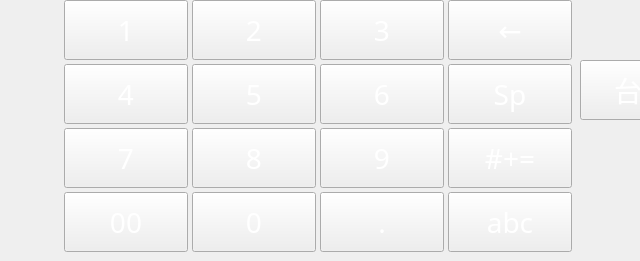
     <widget class="QWidget" name="widget_sub" native="true">
      <property name="geometry">
       <rect>
        <x>0</x>
        <y>400</y>
        <width>640</width>
        <height>261</height>
       </rect>
      </property>
      <property name="styleSheet">
       <string notr="true">/*font: 21pt &quot;微软雅黑&quot;;*/</string>
      </property>
      <widget class="QPushButton" name="btn1">
       <property name="geometry">
        <rect>
         <x>64</x>
         <y>0</y>
         <width>124</width>
         <height>60</height>
        </rect>
       </property>
       <property name="sizePolicy">
        <sizepolicy hsizetype="Ignored" vsizetype="Expanding">
         <horstretch>0</horstretch>
         <verstretch>0</verstretch>
        </sizepolicy>
       </property>
       <property name="font">
        <font>
         <family>微软雅黑</family>
         <pointsize>21</pointsize>
         <weight>50</weight>
         <italic>false</italic>
         <bold>false</bold>
        </font>
       </property>
       <property name="focusPolicy">
        <enum>Qt::NoFocus</enum>
       </property>
       <property name="styleSheet">
        <string notr="true">QPushButton {
	color: rgb(255, 255, 255);
border-image:url(:/res/res/mode_button_n.png);
/*color:#7CA6C9;*/
}

QPushButton:pressed{
border-image:url(:/res/res/mode_button_s.png);
}</string>
       </property>
       <property name="text">
        <string>1</string>
       </property>
      </widget>
      <widget class="QPushButton" name="btn2">
       <property name="geometry">
        <rect>
         <x>192</x>
         <y>0</y>
         <width>124</width>
         <height>60</height>
        </rect>
       </property>
       <property name="sizePolicy">
        <sizepolicy hsizetype="Ignored" vsizetype="Expanding">
         <horstretch>0</horstretch>
         <verstretch>0</verstretch>
        </sizepolicy>
       </property>
       <property name="font">
        <font>
         <family>微软雅黑</family>
         <pointsize>21</pointsize>
         <weight>50</weight>
         <italic>false</italic>
         <bold>false</bold>
        </font>
       </property>
       <property name="focusPolicy">
        <enum>Qt::NoFocus</enum>
       </property>
       <property name="styleSheet">
        <string notr="true">QPushButton {
	color: rgb(255, 255, 255);
border-image:url(:/res/res/mode_button_n.png);
/*color:#7CA6C9;*/
}

QPushButton:pressed{
border-image:url(:/res/res/mode_button_s.png);
}</string>
       </property>
       <property name="text">
        <string>2</string>
       </property>
      </widget>
      <widget class="QPushButton" name="btn3">
       <property name="geometry">
        <rect>
         <x>320</x>
         <y>0</y>
         <width>124</width>
         <height>60</height>
        </rect>
       </property>
       <property name="sizePolicy">
        <sizepolicy hsizetype="Ignored" vsizetype="Expanding">
         <horstretch>0</horstretch>
         <verstretch>0</verstretch>
        </sizepolicy>
       </property>
       <property name="font">
        <font>
         <family>微软雅黑</family>
         <pointsize>21</pointsize>
         <weight>50</weight>
         <italic>false</italic>
         <bold>false</bold>
        </font>
       </property>
       <property name="focusPolicy">
        <enum>Qt::NoFocus</enum>
       </property>
       <property name="styleSheet">
        <string notr="true">QPushButton {
	color: rgb(255, 255, 255);
border-image:url(:/res/res/mode_button_n.png);
/*color:#7CA6C9;*/
}

QPushButton:pressed{
border-image:url(:/res/res/mode_button_s.png);
}</string>
       </property>
       <property name="text">
        <string>3</string>
       </property>
      </widget>
      <widget class="QPushButton" name="btn4">
       <property name="geometry">
        <rect>
         <x>64</x>
         <y>64</y>
         <width>124</width>
         <height>60</height>
        </rect>
       </property>
       <property name="sizePolicy">
        <sizepolicy hsizetype="Ignored" vsizetype="Expanding">
         <horstretch>0</horstretch>
         <verstretch>0</verstretch>
        </sizepolicy>
       </property>
       <property name="font">
        <font>
         <family>微软雅黑</family>
         <pointsize>21</pointsize>
         <weight>50</weight>
         <italic>false</italic>
         <bold>false</bold>
        </font>
       </property>
       <property name="focusPolicy">
        <enum>Qt::NoFocus</enum>
       </property>
       <property name="styleSheet">
        <string notr="true">QPushButton {
	color: rgb(255, 255, 255);
border-image:url(:/res/res/mode_button_n.png);
/*color:#7CA6C9;*/
}

QPushButton:pressed{
border-image:url(:/res/res/mode_button_s.png);
}</string>
       </property>
       <property name="text">
        <string>4</string>
       </property>
      </widget>
      <widget class="QPushButton" name="btn5">
       <property name="geometry">
        <rect>
         <x>192</x>
         <y>64</y>
         <width>124</width>
         <height>60</height>
        </rect>
       </property>
       <property name="sizePolicy">
        <sizepolicy hsizetype="Ignored" vsizetype="Expanding">
         <horstretch>0</horstretch>
         <verstretch>0</verstretch>
        </sizepolicy>
       </property>
       <property name="font">
        <font>
         <family>微软雅黑</family>
         <pointsize>21</pointsize>
         <weight>50</weight>
         <italic>false</italic>
         <bold>false</bold>
        </font>
       </property>
       <property name="focusPolicy">
        <enum>Qt::NoFocus</enum>
       </property>
       <property name="styleSheet">
        <string notr="true">QPushButton {
	color: rgb(255, 255, 255);
border-image:url(:/res/res/mode_button_n.png);
/*color:#7CA6C9;*/
}

QPushButton:pressed{
border-image:url(:/res/res/mode_button_s.png);
}</string>
       </property>
       <property name="text">
        <string>5</string>
       </property>
      </widget>
      <widget class="QPushButton" name="btn6">
       <property name="geometry">
        <rect>
         <x>320</x>
         <y>64</y>
         <width>124</width>
         <height>60</height>
        </rect>
       </property>
       <property name="sizePolicy">
        <sizepolicy hsizetype="Ignored" vsizetype="Expanding">
         <horstretch>0</horstretch>
         <verstretch>0</verstretch>
        </sizepolicy>
       </property>
       <property name="font">
        <font>
         <family>微软雅黑</family>
         <pointsize>21</pointsize>
         <weight>50</weight>
         <italic>false</italic>
         <bold>false</bold>
        </font>
       </property>
       <property name="focusPolicy">
        <enum>Qt::NoFocus</enum>
       </property>
       <property name="styleSheet">
        <string notr="true">QPushButton {
	color: rgb(255, 255, 255);
border-image:url(:/res/res/mode_button_n.png);
/*color:#7CA6C9;*/
}

QPushButton:pressed{
border-image:url(:/res/res/mode_button_s.png);
}</string>
       </property>
       <property name="text">
        <string>6</string>
       </property>
      </widget>
      <widget class="QPushButton" name="btn7">
       <property name="geometry">
        <rect>
         <x>64</x>
         <y>128</y>
         <width>124</width>
         <height>60</height>
        </rect>
       </property>
       <property name="sizePolicy">
        <sizepolicy hsizetype="Ignored" vsizetype="Expanding">
         <horstretch>0</horstretch>
         <verstretch>0</verstretch>
        </sizepolicy>
       </property>
       <property name="font">
        <font>
         <family>微软雅黑</family>
         <pointsize>21</pointsize>
         <weight>50</weight>
         <italic>false</italic>
         <bold>false</bold>
        </font>
       </property>
       <property name="focusPolicy">
        <enum>Qt::NoFocus</enum>
       </property>
       <property name="styleSheet">
        <string notr="true">QPushButton {
	color: rgb(255, 255, 255);
border-image:url(:/res/res/mode_button_n.png);
/*color:#7CA6C9;*/
}

QPushButton:pressed{
border-image:url(:/res/res/mode_button_s.png);
}</string>
       </property>
       <property name="text">
        <string>7</string>
       </property>
      </widget>
      <widget class="QPushButton" name="btn8">
       <property name="geometry">
        <rect>
         <x>192</x>
         <y>128</y>
         <width>124</width>
         <height>60</height>
        </rect>
       </property>
       <property name="sizePolicy">
        <sizepolicy hsizetype="Ignored" vsizetype="Expanding">
         <horstretch>0</horstretch>
         <verstretch>0</verstretch>
        </sizepolicy>
       </property>
       <property name="font">
        <font>
         <family>微软雅黑</family>
         <pointsize>21</pointsize>
         <weight>50</weight>
         <italic>false</italic>
         <bold>false</bold>
        </font>
       </property>
       <property name="focusPolicy">
        <enum>Qt::NoFocus</enum>
       </property>
       <property name="styleSheet">
        <string notr="true">QPushButton {
	color: rgb(255, 255, 255);
border-image:url(:/res/res/mode_button_n.png);
/*color:#7CA6C9;*/
}

QPushButton:pressed{
border-image:url(:/res/res/mode_button_s.png);
}</string>
       </property>
       <property name="text">
        <string>8</string>
       </property>
      </widget>
      <widget class="QPushButton" name="btn9">
       <property name="geometry">
        <rect>
         <x>320</x>
         <y>128</y>
         <width>124</width>
         <height>60</height>
        </rect>
       </property>
       <property name="sizePolicy">
        <sizepolicy hsizetype="Ignored" vsizetype="Expanding">
         <horstretch>0</horstretch>
         <verstretch>0</verstretch>
        </sizepolicy>
       </property>
       <property name="font">
        <font>
         <family>微软雅黑</family>
         <pointsize>21</pointsize>
         <weight>50</weight>
         <italic>false</italic>
         <bold>false</bold>
        </font>
       </property>
       <property name="focusPolicy">
        <enum>Qt::NoFocus</enum>
       </property>
       <property name="styleSheet">
        <string notr="true">QPushButton {
	color: rgb(255, 255, 255);
border-image:url(:/res/res/mode_button_n.png);
/*color:#7CA6C9;*/
}

QPushButton:pressed{
border-image:url(:/res/res/mode_button_s.png);
}</string>
       </property>
       <property name="text">
        <string>9</string>
       </property>
      </widget>
      <widget class="QPushButton" name="btn0">
       <property name="geometry">
        <rect>
         <x>192</x>
         <y>192</y>
         <width>124</width>
         <height>60</height>
        </rect>
       </property>
       <property name="sizePolicy">
        <sizepolicy hsizetype="Ignored" vsizetype="Expanding">
         <horstretch>0</horstretch>
         <verstretch>0</verstretch>
        </sizepolicy>
       </property>
       <property name="font">
        <font>
         <family>微软雅黑</family>
         <pointsize>21</pointsize>
         <weight>50</weight>
         <italic>false</italic>
         <bold>false</bold>
        </font>
       </property>
       <property name="focusPolicy">
        <enum>Qt::NoFocus</enum>
       </property>
       <property name="styleSheet">
        <string notr="true">QPushButton {
	color: rgb(255, 255, 255);
border-image:url(:/res/res/mode_button_n.png);
/*color:#7CA6C9;*/
}

QPushButton:pressed{
border-image:url(:/res/res/mode_button_s.png);
}</string>
       </property>
       <property name="text">
        <string>0</string>
       </property>
      </widget>
      <widget class="QPushButton" name="btn00">
       <property name="geometry">
        <rect>
         <x>64</x>
         <y>192</y>
         <width>124</width>
         <height>60</height>
        </rect>
       </property>
       <property name="sizePolicy">
        <sizepolicy hsizetype="Ignored" vsizetype="Expanding">
         <horstretch>0</horstretch>
         <verstretch>0</verstretch>
        </sizepolicy>
       </property>
       <property name="font">
        <font>
         <family>微软雅黑</family>
         <pointsize>21</pointsize>
         <weight>50</weight>
         <italic>false</italic>
         <bold>false</bold>
        </font>
       </property>
       <property name="focusPolicy">
        <enum>Qt::NoFocus</enum>
       </property>
       <property name="styleSheet">
        <string notr="true">QPushButton {
	color: rgb(255, 255, 255);
border-image:url(:/res/res/mode_button_n.png);
/*color:#7CA6C9;*/
}

QPushButton:pressed{
border-image:url(:/res/res/mode_button_s.png);
}</string>
       </property>
       <property name="text">
        <string>00</string>
       </property>
      </widget>
      <widget class="QPushButton" name="btnchange_abc">
       <property name="geometry">
        <rect>
         <x>448</x>
         <y>192</y>
         <width>124</width>
         <height>60</height>
        </rect>
       </property>
       <property name="sizePolicy">
        <sizepolicy hsizetype="Ignored" vsizetype="Expanding">
         <horstretch>0</horstretch>
         <verstretch>0</verstretch>
        </sizepolicy>
       </property>
       <property name="font">
        <font>
         <family>微软雅黑</family>
         <pointsize>21</pointsize>
         <weight>50</weight>
         <italic>false</italic>
         <bold>false</bold>
        </font>
       </property>
       <property name="focusPolicy">
        <enum>Qt::NoFocus</enum>
       </property>
       <property name="styleSheet">
        <string notr="true">QPushButton {
	color: rgb(255, 255, 255);
border-image:url(:/res/res/mode_button_n.png);
/*color:#7CA6C9;*/
}

QPushButton:pressed{
border-image:url(:/res/res/mode_button_s.png);
}</string>
       </property>
       <property name="text">
        <string>abc</string>
       </property>
      </widget>
      <widget class="QPushButton" name="btnDelete_new1">
       <property name="geometry">
        <rect>
         <x>448</x>
         <y>0</y>
         <width>124</width>
         <height>60</height>
        </rect>
       </property>
       <property name="sizePolicy">
        <sizepolicy hsizetype="Ignored" vsizetype="Expanding">
         <horstretch>0</horstretch>
         <verstretch>0</verstretch>
        </sizepolicy>
       </property>
       <property name="font">
        <font>
         <family>微软雅黑</family>
         <pointsize>21</pointsize>
         <weight>50</weight>
         <italic>false</italic>
         <bold>false</bold>
        </font>
       </property>
       <property name="focusPolicy">
        <enum>Qt::NoFocus</enum>
       </property>
       <property name="styleSheet">
        <string notr="true">QPushButton {
	color: rgb(255, 255, 255);
border-image:url(:/res/res/mode_button_n.png);
/*color:#7CA6C9;*/
}

QPushButton:pressed{
border-image:url(:/res/res/mode_button_s.png);
}</string>
       </property>
       <property name="text">
        <string>←</string>
       </property>
      </widget>
      <widget class="QPushButton" name="btnSpace_new1">
       <property name="geometry">
        <rect>
         <x>448</x>
         <y>64</y>
         <width>124</width>
         <height>60</height>
        </rect>
       </property>
       <property name="sizePolicy">
        <sizepolicy hsizetype="Ignored" vsizetype="Expanding">
         <horstretch>0</horstretch>
         <verstretch>0</verstretch>
        </sizepolicy>
       </property>
       <property name="font">
        <font>
         <family>微软雅黑</family>
         <pointsize>21</pointsize>
         <weight>50</weight>
         <italic>false</italic>
         <bold>false</bold>
        </font>
       </property>
       <property name="focusPolicy">
        <enum>Qt::NoFocus</enum>
       </property>
       <property name="styleSheet">
        <string notr="true">QPushButton {
	color: rgb(255, 255, 255);
border-image:url(:/res/res/mode_button_n.png);
/*color:#7CA6C9;*/
}

QPushButton:pressed{
border-image:url(:/res/res/mode_button_s.png);
}</string>
       </property>
       <property name="text">
        <string>Sp</string>
       </property>
      </widget>
      <widget class="QPushButton" name="btnchange_sym2">
       <property name="geometry">
        <rect>
         <x>448</x>
         <y>128</y>
         <width>124</width>
         <height>60</height>
        </rect>
       </property>
       <property name="sizePolicy">
        <sizepolicy hsizetype="Ignored" vsizetype="Expanding">
         <horstretch>0</horstretch>
         <verstretch>0</verstretch>
        </sizepolicy>
       </property>
       <property name="font">
        <font>
         <family>微软雅黑</family>
         <pointsize>21</pointsize>
         <weight>50</weight>
         <italic>false</italic>
         <bold>false</bold>
        </font>
       </property>
       <property name="focusPolicy">
        <enum>Qt::NoFocus</enum>
       </property>
       <property name="styleSheet">
        <string notr="true">QPushButton {
	color: rgb(255, 255, 255);
border-image:url(:/res/res/mode_button_n.png);
/*color:#7CA6C9;*/
}

QPushButton:pressed{
border-image:url(:/res/res/mode_button_s.png);
}</string>
       </property>
       <property name="text">
        <string>#+=</string>
       </property>
      </widget>
      <widget class="QPushButton" name="btnDot">
       <property name="geometry">
        <rect>
         <x>320</x>
         <y>192</y>
         <width>124</width>
         <height>60</height>
        </rect>
       </property>
       <property name="sizePolicy">
        <sizepolicy hsizetype="Ignored" vsizetype="Expanding">
         <horstretch>0</horstretch>
         <verstretch>0</verstretch>
        </sizepolicy>
       </property>
       <property name="font">
        <font>
         <family>微软雅黑</family>
         <pointsize>21</pointsize>
         <weight>50</weight>
         <italic>false</italic>
         <bold>false</bold>
        </font>
       </property>
       <property name="focusPolicy">
        <enum>Qt::NoFocus</enum>
       </property>
       <property name="styleSheet">
        <string notr="true">QPushButton {
	color: rgb(255, 255, 255);
border-image:url(:/res/res/mode_button_n.png);
/*color:#7CA6C9;*/
}

QPushButton:pressed{
border-image:url(:/res/res/mode_button_s.png);
}</string>
       </property>
       <property name="text">
        <string>.</string>
       </property>
      </widget>
      <widget class="QPushButton" name="btnTask">
       <property name="geometry">
        <rect>
         <x>580</x>
         <y>60</y>
         <width>124</width>
         <height>60</height>
        </rect>
       </property>
       <property name="sizePolicy">
        <sizepolicy hsizetype="Ignored" vsizetype="Expanding">
         <horstretch>0</horstretch>
         <verstretch>0</verstretch>
        </sizepolicy>
       </property>
       <property name="font">
        <font>
         <family>微软雅黑</family>
         <pointsize>21</pointsize>
         <weight>50</weight>
         <italic>false</italic>
         <bold>false</bold>
        </font>
       </property>
       <property name="focusPolicy">
        <enum>Qt::NoFocus</enum>
       </property>
       <property name="styleSheet">
        <string notr="true">QPushButton {
	color: rgb(255, 255, 255);
border-image:url(:/res/res/mode_button_n.png);
/*color:#7CA6C9;*/
}

QPushButton:pressed{
border-image:url(:/res/res/mode_button_s.png);
}</string>
       </property>
       <property name="text">
        <string>台账</string>
       </property>
      </widget>
     </widget>
